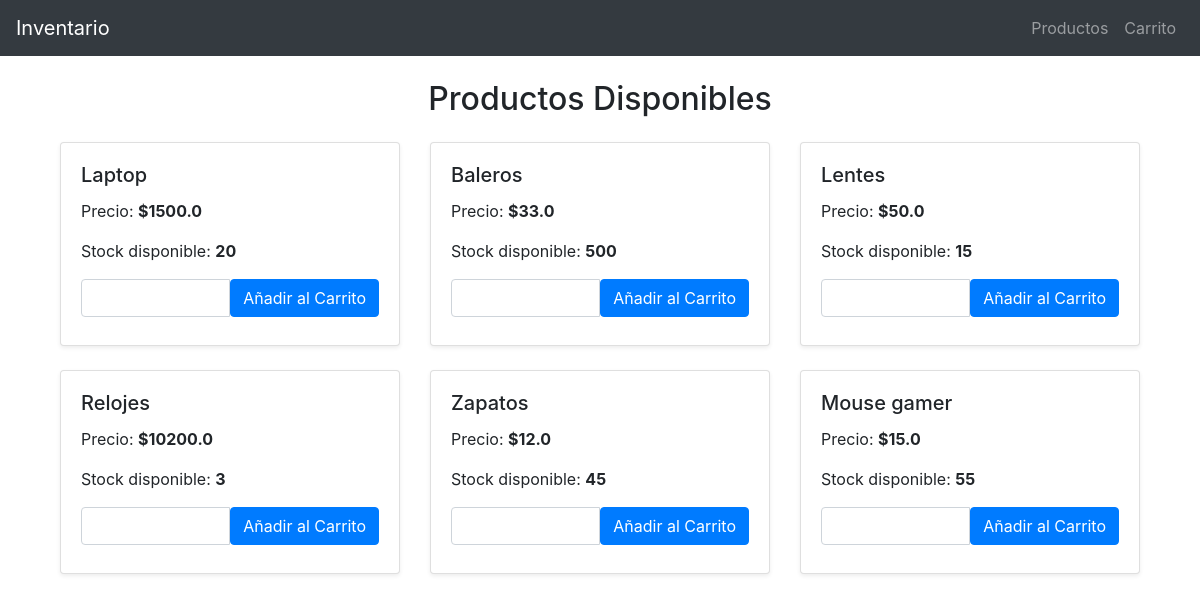
The page /productos on the database its author committed.
### tables this page shows
CREATE TABLE productos (
            id INTEGER PRIMARY KEY AUTOINCREMENT,
            nombre TEXT UNIQUE NOT NULL,
            descripcion TEXT,
            cantidad INTEGER NOT NULL CHECK (cantidad >= 0),
            precio REAL NOT NULL CHECK (precio >= 0)
        );

### app.py (the view)
@app.route('/productos')
def mostrar_productos():
    productos = listar_productos()
    return render_template('productos.html', productos=productos)

### database.py (called while the page is built)
def connect_db():
    conn = sqlite3.connect(DB_NAME)
    cursor = conn.cursor()
    return conn, cursor

def listar_productos():
    conn, cursor = connect_db()
    cursor.execute("SELECT * FROM productos")
    productos = cursor.fetchall()
    conn.close()
    if productos:
        return productos
    else:
        print("No hay productos en el inventario.")

### templates/productos.html
{% extends 'base.html' %}
{% block content %}
<div class="container mt-4">
    <h2 class="mb-4 text-center">Productos Disponibles</h2>
    <div class="row">
        {% for producto in productos %}
        <div class="col-md-4 mb-4">
            <div class="card h-100 shadow-sm">
                <div class="card-body">
                    <h5 class="card-title">{{ producto[1] }}</h5>
                    <p class="card-text">Precio: <strong>${{ producto[4] }}</strong></p>
                    <p class="card-text">Stock disponible: <strong>{{ producto[3] }}</strong></p>
                    <form action="{{ url_for('agregar_al_carrito', id_producto=producto[0]) }}" method="POST">
                        <div class="input-group mb-2">
                            <input type="number" name="cantidad" class="form-control" min="1" max="{{ producto[3] }}" required>
                            <button type="submit" class="btn btn-primary">Añadir al Carrito</button>
                        </div>
                    </form>
                </div>
            </div>
        </div>
        {% endfor %}
    </div>
</div>
{% endblock %}

### rows shown on the page
productos: nombre "Laptop", precio "1500.0", cantidad "20"
productos: nombre "Baleros", precio "33.0", cantidad "500"
productos: nombre "Lentes", precio "50.0", cantidad "15"
productos: nombre "Relojes", precio "10200.0", cantidad "3"
productos: nombre "Zapatos", precio "12.0", cantidad "45"
productos: nombre "Mouse gamer", precio "15.0", cantidad "55"
